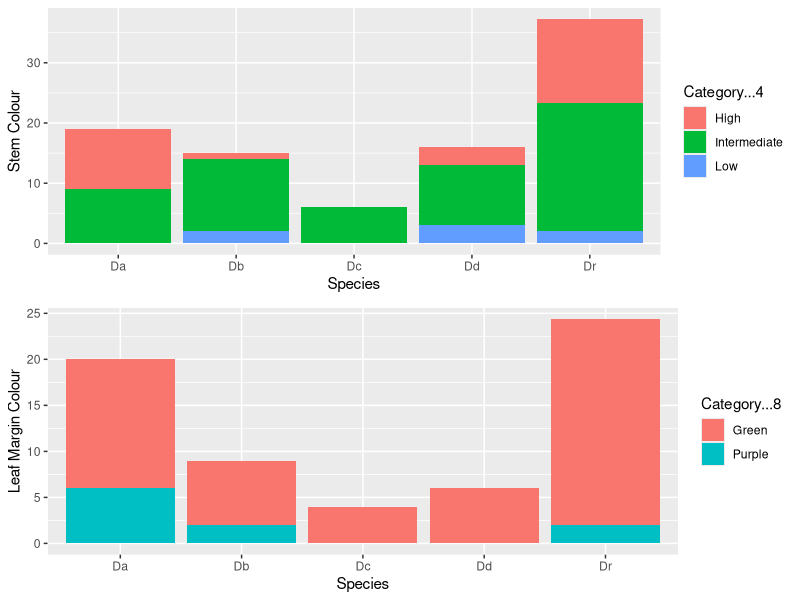

Recreate this plot in R.
############################################################################
############################################################################
###                                                                      ###
###                       FIELD DATA VISUALIZATION                       ###
###                                                                      ###
############################################################################
############################################################################


library(tidyverse)
library(readxl)
library(cowplot)

data1 <- read_excel('Data/Copy of Field data Mature trait.xlsx')


data1 <- data1 %>% mutate(across(.cols = c(1:4),.fns = factor))


# Stem Colour
p1 <- ggplot(data = data1,mapping = aes(x = Species,y = `Stem Colour`,fill=Category...4))+geom_col()


# Leaf Margin colours
p2 <- ggplot(data = data1,mapping = aes(x = Species,y = `Leaf Margin Colour`,fill=Category...8))+geom_col()



plot_grid(p1,p2,nrow = 2,ncol = 1,rel_widths = c(1,1))
